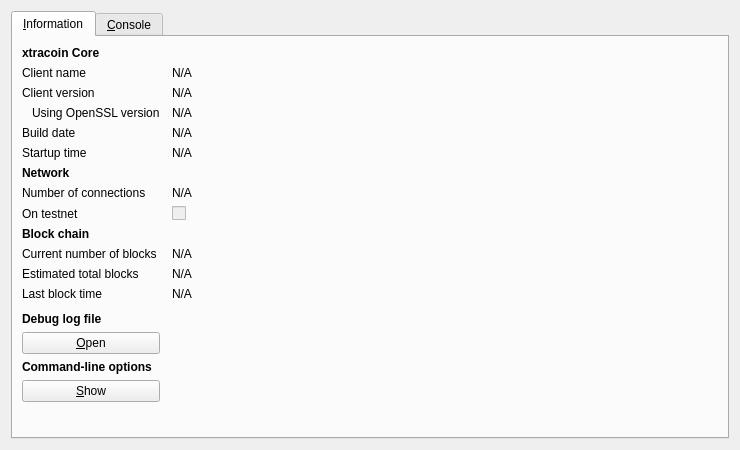
<?xml version="1.0" encoding="UTF-8"?>
<ui version="4.0">
 <class>RPCConsole</class>
 <widget class="QDialog" name="RPCConsole">
  <property name="geometry">
   <rect>
    <x>0</x>
    <y>0</y>
    <width>740</width>
    <height>450</height>
   </rect>
  </property>
  <property name="windowTitle">
   <string>xtracoin - Debug window</string>
  </property>
  <layout class="QVBoxLayout" name="verticalLayout_2">
   <item>
    <widget class="QTabWidget" name="tabWidget">
     <property name="currentIndex">
      <number>0</number>
     </property>
     <widget class="QWidget" name="tab_info">
      <attribute name="title">
       <string>&amp;Information</string>
      </attribute>
      <layout class="QGridLayout" name="gridLayout" columnstretch="0,1">
       <property name="horizontalSpacing">
        <number>12</number>
       </property>
       <item row="0" column="0">
        <widget class="QLabel" name="label_9">
         <property name="font">
          <font>
           <weight>75</weight>
           <bold>true</bold>
          </font>
         </property>
         <property name="text">
          <string>xtracoin Core</string>
         </property>
        </widget>
       </item>
       <item row="1" column="0">
        <widget class="QLabel" name="label_5">
         <property name="text">
          <string>Client name</string>
         </property>
        </widget>
       </item>
       <item row="1" column="1">
        <widget class="QLabel" name="clientName">
         <property name="cursor">
          <cursorShape>IBeamCursor</cursorShape>
         </property>
         <property name="text">
          <string>N/A</string>
         </property>
         <property name="textFormat">
          <enum>Qt::PlainText</enum>
         </property>
         <property name="textInteractionFlags">
          <set>Qt::LinksAccessibleByMouse|Qt::TextSelectableByKeyboard|Qt::TextSelectableByMouse</set>
         </property>
        </widget>
       </item>
       <item row="2" column="0">
        <widget class="QLabel" name="label_6">
         <property name="text">
          <string>Client version</string>
         </property>
        </widget>
       </item>
       <item row="2" column="1">
        <widget class="QLabel" name="clientVersion">
         <property name="cursor">
          <cursorShape>IBeamCursor</cursorShape>
         </property>
         <property name="text">
          <string>N/A</string>
         </property>
         <property name="textFormat">
          <enum>Qt::PlainText</enum>
         </property>
         <property name="textInteractionFlags">
          <set>Qt::LinksAccessibleByMouse|Qt::TextSelectableByKeyboard|Qt::TextSelectableByMouse</set>
         </property>
        </widget>
       </item>
       <item row="3" column="0">
        <widget class="QLabel" name="label_14">
         <property name="text">
          <string>Using OpenSSL version</string>
         </property>
         <property name="indent">
          <number>10</number>
         </property>
        </widget>
       </item>
       <item row="3" column="1">
        <widget class="QLabel" name="openSSLVersion">
         <property name="cursor">
          <cursorShape>IBeamCursor</cursorShape>
         </property>
         <property name="text">
          <string>N/A</string>
         </property>
         <property name="textFormat">
          <enum>Qt::PlainText</enum>
         </property>
         <property name="textInteractionFlags">
          <set>Qt::LinksAccessibleByMouse|Qt::TextSelectableByKeyboard|Qt::TextSelectableByMouse</set>
         </property>
        </widget>
       </item>
       <item row="4" column="0">
        <widget class="QLabel" name="label_12">
         <property name="text">
          <string>Build date</string>
         </property>
        </widget>
       </item>
       <item row="4" column="1">
        <widget class="QLabel" name="buildDate">
         <property name="cursor">
          <cursorShape>IBeamCursor</cursorShape>
         </property>
         <property name="text">
          <string>N/A</string>
         </property>
         <property name="textFormat">
          <enum>Qt::PlainText</enum>
         </property>
         <property name="textInteractionFlags">
          <set>Qt::LinksAccessibleByMouse|Qt::TextSelectableByKeyboard|Qt::TextSelectableByMouse</set>
         </property>
        </widget>
       </item>
       <item row="5" column="0">
        <widget class="QLabel" name="label_13">
         <property name="text">
          <string>Startup time</string>
         </property>
        </widget>
       </item>
       <item row="5" column="1">
        <widget class="QLabel" name="startupTime">
         <property name="cursor">
          <cursorShape>IBeamCursor</cursorShape>
         </property>
         <property name="text">
          <string>N/A</string>
         </property>
         <property name="textFormat">
          <enum>Qt::PlainText</enum>
         </property>
         <property name="textInteractionFlags">
          <set>Qt::LinksAccessibleByMouse|Qt::TextSelectableByKeyboard|Qt::TextSelectableByMouse</set>
         </property>
        </widget>
       </item>
       <item row="6" column="0">
        <widget class="QLabel" name="label_11">
         <property name="font">
          <font>
           <weight>75</weight>
           <bold>true</bold>
          </font>
         </property>
         <property name="text">
          <string>Network</string>
         </property>
        </widget>
       </item>
       <item row="7" column="0">
        <widget class="QLabel" name="label_7">
         <property name="text">
          <string>Number of connections</string>
         </property>
        </widget>
       </item>
       <item row="7" column="1">
        <widget class="QLabel" name="numberOfConnections">
         <property name="cursor">
          <cursorShape>IBeamCursor</cursorShape>
         </property>
         <property name="text">
          <string>N/A</string>
         </property>
         <property name="textFormat">
          <enum>Qt::PlainText</enum>
         </property>
         <property name="textInteractionFlags">
          <set>Qt::LinksAccessibleByMouse|Qt::TextSelectableByKeyboard|Qt::TextSelectableByMouse</set>
         </property>
        </widget>
       </item>
       <item row="8" column="0">
        <widget class="QLabel" name="label_8">
         <property name="text">
          <string>On testnet</string>
         </property>
        </widget>
       </item>
       <item row="8" column="1">
        <widget class="QCheckBox" name="isTestNet">
         <property name="enabled">
          <bool>false</bool>
         </property>
         <property name="text">
          <string/>
         </property>
        </widget>
       </item>
       <item row="9" column="0">
        <widget class="QLabel" name="label_10">
         <property name="font">
          <font>
           <weight>75</weight>
           <bold>true</bold>
          </font>
         </property>
         <property name="text">
          <string>Block chain</string>
         </property>
        </widget>
       </item>
       <item row="10" column="0">
        <widget class="QLabel" name="label_3">
         <property name="text">
          <string>Current number of blocks</string>
         </property>
        </widget>
       </item>
       <item row="10" column="1">
        <widget class="QLabel" name="numberOfBlocks">
         <property name="cursor">
          <cursorShape>IBeamCursor</cursorShape>
         </property>
         <property name="text">
          <string>N/A</string>
         </property>
         <property name="textFormat">
          <enum>Qt::PlainText</enum>
         </property>
         <property name="textInteractionFlags">
          <set>Qt::LinksAccessibleByMouse|Qt::TextSelectableByKeyboard|Qt::TextSelectableByMouse</set>
         </property>
        </widget>
       </item>
       <item row="11" column="0">
        <widget class="QLabel" name="label_4">
         <property name="text">
          <string>Estimated total blocks</string>
         </property>
        </widget>
       </item>
       <item row="11" column="1">
        <widget class="QLabel" name="totalBlocks">
         <property name="cursor">
          <cursorShape>IBeamCursor</cursorShape>
         </property>
         <property name="text">
          <string>N/A</string>
         </property>
         <property name="textFormat">
          <enum>Qt::PlainText</enum>
         </property>
         <property name="textInteractionFlags">
          <set>Qt::LinksAccessibleByMouse|Qt::TextSelectableByKeyboard|Qt::TextSelectableByMouse</set>
         </property>
        </widget>
       </item>
       <item row="12" column="0">
        <widget class="QLabel" name="label_2">
         <property name="text">
          <string>Last block time</string>
         </property>
        </widget>
       </item>
       <item row="12" column="1">
        <widget class="QLabel" name="lastBlockTime">
         <property name="cursor">
          <cursorShape>IBeamCursor</cursorShape>
         </property>
         <property name="text">
          <string>N/A</string>
         </property>
         <property name="textFormat">
          <enum>Qt::PlainText</enum>
         </property>
         <property name="textInteractionFlags">
          <set>Qt::LinksAccessibleByMouse|Qt::TextSelectableByKeyboard|Qt::TextSelectableByMouse</set>
         </property>
        </widget>
       </item>
       <item row="13" column="0">
        <spacer name="verticalSpacer_2">
         <property name="orientation">
          <enum>Qt::Vertical</enum>
         </property>
         <property name="sizeHint" stdset="0">
          <size>
           <width>20</width>
           <height>20</height>
          </size>
         </property>
        </spacer>
       </item>
       <item row="14" column="0">
        <widget class="QLabel" name="labelDebugLogfile">
         <property name="font">
          <font>
           <weight>75</weight>
           <bold>true</bold>
          </font>
         </property>
         <property name="text">
          <string>Debug log file</string>
         </property>
        </widget>
       </item>
       <item row="15" column="0">
        <widget class="QPushButton" name="openDebugLogfileButton">
         <property name="toolTip">
          <string>Open the xtracoin debug log file from the current data directory. This can take a few seconds for large log files.</string>
         </property>
         <property name="text">
          <string>&amp;Open</string>
         </property>
         <property name="autoDefault">
          <bool>false</bool>
         </property>
        </widget>
       </item>
       <item row="16" column="0">
        <widget class="QLabel" name="labelCLOptions">
         <property name="font">
          <font>
           <weight>75</weight>
           <bold>true</bold>
          </font>
         </property>
         <property name="text">
          <string>Command-line options</string>
         </property>
        </widget>
       </item>
       <item row="17" column="0">
        <widget class="QPushButton" name="showCLOptionsButton">
         <property name="toolTip">
          <string>Show the xtracoin-Qt help message to get a list with possible xtracoin command-line options.</string>
         </property>
         <property name="text">
          <string>&amp;Show</string>
         </property>
         <property name="autoDefault">
          <bool>false</bool>
         </property>
        </widget>
       </item>
       <item row="18" column="0">
        <spacer name="verticalSpacer">
         <property name="orientation">
          <enum>Qt::Vertical</enum>
         </property>
         <property name="sizeHint" stdset="0">
          <size>
           <width>20</width>
           <height>40</height>
          </size>
         </property>
        </spacer>
       </item>
      </layout>
     </widget>
     <widget class="QWidget" name="tab_console">
      <attribute name="title">
       <string>&amp;Console</string>
      </attribute>
      <layout class="QVBoxLayout" name="verticalLayout_3">
       <property name="spacing">
        <number>3</number>
       </property>
       <item>
        <widget class="QTextEdit" name="messagesWidget">
         <property name="minimumSize">
          <size>
           <width>0</width>
           <height>100</height>
          </size>
         </property>
         <property name="readOnly">
          <bool>true</bool>
         </property>
         <property name="tabKeyNavigation" stdset="0">
          <bool>false</bool>
         </property>
         <property name="columnCount" stdset="0">
          <number>2</number>
         </property>
        </widget>
       </item>
       <item>
        <layout class="QHBoxLayout" name="horizontalLayout">
         <property name="spacing">
          <number>3</number>
         </property>
         <item>
          <widget class="QLabel" name="label">
           <property name="text">
            <string notr="true">&gt;</string>
           </property>
          </widget>
         </item>
         <item>
          <widget class="QLineEdit" name="lineEdit"/>
         </item>
         <item>
          <widget class="QPushButton" name="clearButton">
           <property name="maximumSize">
            <size>
             <width>24</width>
             <height>24</height>
            </size>
           </property>
           <property name="toolTip">
            <string>Clear console</string>
           </property>
           <property name="text">
            <string/>
           </property>
           <property name="icon">
            <iconset resource="../xtracoin.qrc">
             <normaloff>:/icons/remove</normaloff>:/icons/remove</iconset>
           </property>
           <property name="shortcut">
            <string notr="true">Ctrl+L</string>
           </property>
           <property name="autoDefault">
            <bool>false</bool>
           </property>
          </widget>
         </item>
        </layout>
       </item>
      </layout>
     </widget>
    </widget>
   </item>
  </layout>
 </widget>
 <resources>
  <include location="../xtracoin.qrc"/>
 </resources>
 <connections/>
</ui>
